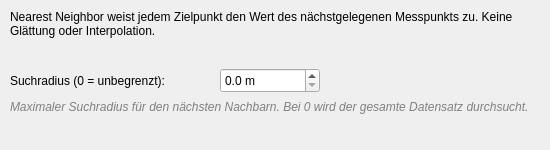
     <widget class="QWidget" name="page_nearest_neighbor_point">
      <widget class="QLabel" name="label_nn_info_point">
       <property name="geometry">
        <rect>
         <x>10</x>
         <y>10</y>
         <width>531</width>
         <height>51</height>
        </rect>
       </property>
       <property name="text">
        <string>Nearest Neighbor weist jedem Zielpunkt den Wert des nächstgelegenen Messpunkts zu. Keine Glättung oder Interpolation.</string>
       </property>
       <property name="alignment">
        <set>Qt::AlignLeading|Qt::AlignLeft|Qt::AlignTop</set>
       </property>
       <property name="wordWrap">
        <bool>true</bool>
       </property>
      </widget>
      <widget class="QLabel" name="label_nn_radius_point">
       <property name="geometry">
        <rect>
         <x>10</x>
         <y>70</y>
         <width>200</width>
         <height>21</height>
        </rect>
       </property>
       <property name="text">
        <string>Suchradius (0 = unbegrenzt):</string>
       </property>
      </widget>
      <widget class="QDoubleSpinBox" name="doubleSpinBox_nn_radius_point">
       <property name="geometry">
        <rect>
         <x>220</x>
         <y>68</y>
         <width>100</width>
         <height>25</height>
        </rect>
       </property>
       <property name="suffix">
        <string> m</string>
       </property>
       <property name="decimals">
        <number>1</number>
       </property>
       <property name="minimum">
        <double>0.000000000000000</double>
       </property>
       <property name="maximum">
        <double>10000.000000000000000</double>
       </property>
       <property name="singleStep">
        <double>10.000000000000000</double>
       </property>
       <property name="value">
        <double>0.000000000000000</double>
       </property>
      </widget>
      <widget class="QLabel" name="label_nn_radius_hint_point">
       <property name="geometry">
        <rect>
         <x>10</x>
         <y>100</y>
         <width>531</width>
         <height>41</height>
        </rect>
       </property>
       <property name="styleSheet">
        <string>color: gray; font-style: italic;</string>
       </property>
       <property name="text">
        <string>Maximaler Suchradius für den nächsten Nachbarn. Bei 0 wird der gesamte Datensatz durchsucht.</string>
       </property>
       <property name="alignment">
        <set>Qt::AlignLeading|Qt::AlignLeft|Qt::AlignTop</set>
       </property>
       <property name="wordWrap">
        <bool>true</bool>
       </property>
      </widget>
     </widget>
